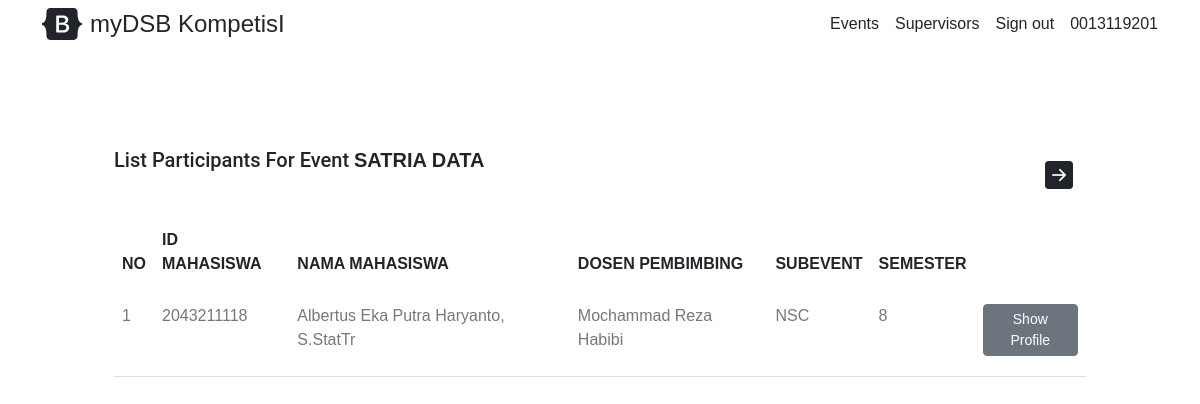
The app's page /events/1/participants (signed in) with its own data.
### models/users.py (models this page shows, shortened)
class Users(db.Model, UserMixin):
    __tablename__ = 'users'
    id = db.Column(db.Integer, primary_key=True)
    fullname = db.Column(db.String)
    username = db.Column(db.String, unique = True)
    email = db.Column(db.String, unique = True)
    role = db.Column(db.String)
    password = db.Column(db.String)

### tables this page shows
CREATE TABLE events (
  id INTEGER,
  start DATETIME,
  end DATETIME,
  text TEXT NOT NULL,
  color TEXT NOT NULL,
  bg TEXT NOT NULL,
  detail TEXT NOT NULL,
  PRIMARY KEY("id" AUTOINCREMENT)
);

CREATE TABLE "events_participants" (
	"id"	INTEGER,
	"id_event"	INTEGER,
	"title_event"	TEXT,
	"id_mahasiswa"	INTEGER,
	"nama_mahasiswa"	TEXT,
	"id_dosen"	INTEGER,
	"nama_dosen"	TEXT,
	"id_subevent"	INTEGER,
	"keterangan_subevent"	TEXT,
	"semester"	INTEGER,
	PRIMARY KEY("id" AUTOINCREMENT)
);

### routes/participants.py (the view)
@participants_bp.route("/events/<id_event>/participants", methods=["GET"])
def get_participants_by_events(id_event=None):
  if not current_user.is_authenticated:
    flash('please login')
    return redirect(url_for('index'))
  if not current_user.role == 'dosen':
    flash('you dont have access')
    return redirect(url_for('index'))
  data, title = participants_ct.get_participants_by_events(str(id_event))
  return render_template('participants/get_participants_by_event.html', data=data, title=title)

### controller/participants.py (called while the page is built)
def get_participants_by_events(id_event=None):
   conn = sqlite3.connect(DB)
   cursor = conn.cursor()
   cursor.execute("SELECT * FROM `events_participants` WHERE (`id_event` = ?)", (id_event,))
   data = cursor.fetchall()
   title = cursor.execute("SELECT text FROM `events` WHERE (`id` = ?)", (id_event,)).fetchone()
   conn.close()
   return data, title

### models/users.py (called while the page is built)
@lm.user_loader
def user_loader(id):
    return Users.query.get(int(id))

### templates/participants/get_participants_by_event.html (shortened to what this page needs)
<!doctype html>
<html lang="en">
  <head>
    <link href="https://cdn.jsdelivr.net/npm/bootstrap@5.2/dist/css/bootstrap.min.css" rel="stylesheet">
    <link rel="stylesheet" href="https://cdn.jsdelivr.net/npm/bootstrap-icons@1.10/font/bootstrap-icons.css">
    <link rel="stylesheet" href="../../static/css.css">
  </head>
  <body>
    <header>
      <div class="container d-flex flex-column flex-md-row align-items-center pb-1 pt-1"><a href="/" class="d-flex align-items-center text-dark text-decoration-none"><span class="fs-4">myDSB KompetisI</span></a>
          <nav class="d-inline-flex mt-2 mt-md-0 ms-md-auto">
            <a class="me-3 py-2 text-dark text-decoration-none" href="/events">Events</a>
            <a class="me-3 py-2 text-dark text-decoration-none" href="/supervisors">Supervisors</a>
            {% if current_user.is_authenticated %}
              <a class="me-3 py-2 text-dark text-decoration-none" href="/signout">Sign out</a>
              <a class="py-2 text-dark text-decoration-none" href="/users/home">{{ current_user.username }}</a>
            {% else %}
              <a class="me-3 py-2 text-dark text-decoration-none" href="/signin">Sign in</a>
              <a class="py-2 text-dark text-decoration-none" href="/signup">Sign up</a>
            {% endif %}
          </nav>
      </div>
    </header>
    <div class="container p-5">
      <div class="row pt-1">
        <div class="col-12 min-vh-100 p-5 container">
          <button class="btn float-end" data-bs-toggle="offcanvas" data-bs-target="#offcanvas" role="button" {% if not current_user.is_authenticated %} hidden {% endif %}>
            <i class="bi bi-arrow-right-square-fill fs-3" data-bs-toggle="offcanvas" data-bs-target="#offcanvas"></i>
          </button>
          <h2 class="mb-5">List Participants For Event <b>{{ title[0]|upper }}</b> </h2>
          <div class="table-responsive">
            <table class="table custom-table">
              <thead>
                <tr>
                  <th scope="col">NO</th>
                  <th scope="col">ID MAHASISWA</th>
                  <th scope="col">NAMA MAHASISWA</th>
                  <th scope="col">DOSEN PEMBIMBING</th>
                  <th scope="col">SUBEVENT</th>
                  <th scope="col">SEMESTER</th>
                </tr>
              </thead>
              <tbody>
                {% for dt in data %}
                <tr>
                  <td>{{ loop.index }}</td>
                  <td>{{ dt[3] }}</td>
                  <td>{{ dt[4] }}</td>
                  <td>{{ dt[6] }}</td>
                  <td>
                    {% if dt[8] != None %}
                    {{ dt[8] }}
                    {% else %}
                    Tidak Ada
                    {% endif %}
                  </td>
                  <td>{{ dt[9] }}</td>
                  <td>
                    <a href="#/">
                      <button type="button" class="btn btn-secondary btn-sm">Show Profile</button>
                    </a>
                  </td>
                </tr>
                {% endfor %}
              </tbody>
            </table>
          </div>
        </div>
      </div>
    </div>
  </body>
</html>

### static/css.css (style rules this page uses)
body { font-family: "Roboto", -apple-system, BlinkMacSystemFont, "Segoe UI", Roboto, "Helvetica Neue", Arial, "Noto Sans", sans-serif, "Apple Color Emoji", "Segoe UI Emoji", "Segoe UI Symbol", "Noto Color Emoji"; background-color: #fff; font-weight: 300; }
* { font-family: Arial, Helvetica, sans-serif; box-sizing: border-box; }
h1, h2, h3, h4, h5, h6, .h1, .h2, .h3, .h4, .h5, .h6 { font-family: "Roboto", -apple-system, BlinkMacSystemFont, "Segoe UI", Roboto, "Helvetica Neue", Arial, "Noto Sans", sans-serif, "Apple Color Emoji", "Segoe UI Emoji", "Segoe UI Symbol", "Noto Color Emoji"; }
a { -webkit-transition: .3s all ease; -o-transition: .3s all ease; transition: .3s all ease; }
a, a:hover { text-decoration: none !important; }
h2 { font-size: 20px; }
.custom-table { min-width: 900px; }
.custom-table thead tr, .custom-table thead th { border-top: none; border-bottom: none !important; }
.custom-table tbody th, .custom-table tbody td { color: #777; font-weight: 400; padding-bottom: 20px; padding-top: 20px; font-weight: 300; }
.custom-table tbody tr th, .custom-table tbody tr td { position: relative; -webkit-transition: .3s all ease; -o-transition: .3s all ease; transition: .3s all ease; }
.custom-table tbody tr th:before, .custom-table tbody tr th:after, .custom-table tbody tr td:before, .custom-table tbody tr td:after { -webkit-transition: .3s all ease; -o-transition: .3s all ease; transition: .3s all ease; content: ""; left: 0; right: 0; position: absolute; height: 1px; background: #bfbfbf; width: 100%; opacity: 0; visibility: hidden; }
.custom-table tbody tr th:before, .custom-table tbody tr td:before { top: -1px; }
.custom-table tbody tr th:after, .custom-table tbody tr td:after { bottom: -1px; }

### records on screen
Users: username "0013119201"
events: text "SATRIA DATA"
events_participants: id_mahasiswa "2043211118", nama_mahasiswa "Albertus Eka Putra Haryanto, S.StatTr", nama_dosen "Mochammad Reza Habibi", keterangan_subevent "NSC", semester "8"
